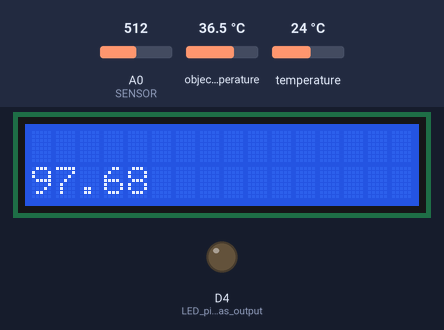
This sketch was run on a simulated ESP8266 (NodeMCU). Parts: 16×2 character LCD, output pins drawn as LEDs (lit = HIGH). The test bench sets the inputs (shaded band); at power-on: object temperature 36.5 °C, A0 (SENSOR) = 512, temperature 24 °C. WiFi joins after 1.5 s; servers stay silent unless stated; uploads are accepted with an empty reply; what the sketch prints to the serial monitor is not drawn.

Above: at 2.7 s.
2.8 s: object temperature set to 20 °C
At 9.2 s:
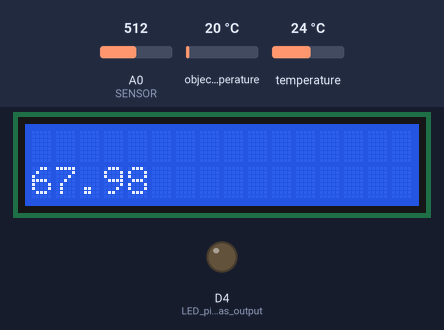
9.6 s: object temperature set to 26 °C
At 15.5 s:
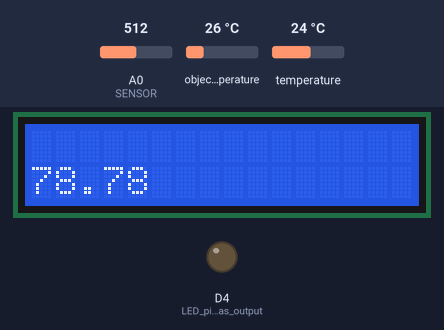
16.1 s: object temperature set to 32 °C
At 21.7 s:
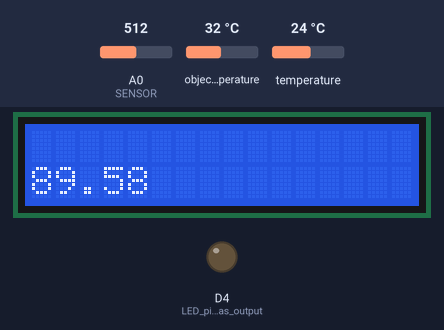
Timing chart, 0 to 23.2 s (numbered marks = the images above; inputs shaded):
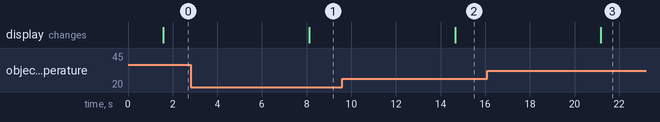

The sketch:

AD8232_and_MLX.ino
```cpp
// include the library code:
#include "LiquidCrystal.h"
#include <Wire.h>
#include <SparkFunMLX90614.h>
#include <ESP8266WiFi.h>
#include <PubSubClient.h>

#define VARIABLE_LABEL "myecg" // Assing the variable label
#define DEVICE_LABEL "esp8266" // Assig the device label

#define SENSOR A0 // Set the A0 as SENSOR


String tempp;
float myecg ;
const char* ssid     = "warrior1232";
const char* password = "123456789@";
const char* host = "healthmonitoring.tech";

IRTherm therm;

// initialize the library by associating any needed LCD interface pin
// with the arduino pin number it is connected to
const int RS = D0, EN = D3, d4 = D5, d5 = D6, d6 = D7, d7 = D8;

// if you use the NodeMCU 12E the suggested pins are
// const int RS = 4, EN = 0, d4 = 12 , d5 = 13, d6 = 15, d7 = 3;

LiquidCrystal lcd(RS, EN, d4, d5, d6, d7);
char mqttBroker[]  = "industrial.api.ubidots.com";
char payload[100];
char topic[150];
// Space to store values to send
char str_sensor[10];

/****************************************
 * Auxiliar Functions
 ****************************************/


void callback(char* topic, byte* payload, unsigned int length) {
  char p[length + 1];
  memcpy(p, payload, length);
  p[length] = NULL;
  Serial.write(payload, length);
  Serial.println(topic);
}


void setup() {

  // set up the LCD's number of columns and rows:
lcd.begin(16, 2);

Serial.begin(115200);
  Wire.begin();

   Serial.println();
  Serial.println();
  Serial.print("Connecting to ");
  Serial.println(ssid);

  WiFi.begin(ssid, password);
  while (WiFi.status() != WL_CONNECTED) {
    delay(500);
    Serial.print(".");
  }

  Serial.println("");
  Serial.println("WiFi connected");
  Serial.println("IP address: ");
  Serial.println(WiFi.localIP());
  Serial.print("Netmask: ");
  Serial.println(WiFi.subnetMask());
  Serial.print("Gateway: ");
  Serial.println(WiFi.gatewayIP());

   // Assign the pin as INPUT
  pinMode(SENSOR, INPUT);


  if (therm.begin() == false){
    Serial.println("IR thermometer did not acknowledge! Freezing!");
    //while(1);
  }
  Serial.println("IR Thermometer did acknowledge.");

  therm.setUnit(TEMP_F);


  pinMode(LED_BUILTIN, OUTPUT); // LED pin as output

}

void loop() {

  temp123();
  //delay(1000);
  getecg();

  temp_api();
  ecg_api();

}

void getecg(){

    sprintf(topic, "%s%s", "/v1.6/devices/", DEVICE_LABEL);
  sprintf(payload, "%s", ""); // Cleans the payload
  sprintf(payload, "{\"%s\":", VARIABLE_LABEL); // Adds the variable label

  myecg = analogRead(SENSOR);

  /* 4 is mininum width, 2 is precision; float value is copied onto str_sensor*/
  dtostrf(myecg, 4, 2, str_sensor);

  sprintf(payload, "%s {\"value\": %s}}", payload, str_sensor); // Adds the value
  Serial.println(myecg);

}
void ecg_api( ){
  Serial.print("connecting to ");
  Serial.println(host);

  WiFiClient client;
  const int httpPort = 80;
  if (!client.connect(host, httpPort)) {
    Serial.println("connection failed");
    return;
  }

  String url_ecg = "/authentication/ecgapi.php?ecg=" + String(myecg) ;
  Serial.print("Requesting URL: ");
  Serial.println(url_ecg);

  client.print(String("GET ") + url_ecg + " HTTP/1.1\r\n" +
               "Host: " + host + "\r\n" +
               "Connection: close\r\n\r\n");


  while(client.available()){
    String line = client.readStringUntil('\r');
    Serial.print(line);
  }

  Serial.println();
  Serial.println("closing connection");
  delay(2000);

}

void temp_api(){
  Serial.print("connecting to ");
  Serial.println(host);

  WiFiClient client;
  const int httpPort = 80;
  if (!client.connect(host, httpPort)) {
    Serial.println("connection failed");
    return;
  }

  String url_temp = "/authentication/tempapi.php?temp=" + String(tempp) ;
  Serial.print("Requesting URL: ");
  Serial.println(url_temp);

  client.print(String("GET ") + url_temp + " HTTP/1.1\r\n" +
               "Host: " + host + "\r\n" +
               "Connection: close\r\n\r\n");


  while(client.available()){
    String line = client.readStringUntil('\r');
    Serial.print(line);
  }

  Serial.println();
  Serial.println("closing connection");
  delay(2000);

}

void temp123(){

  digitalWrite(LED_BUILTIN, HIGH);


  if (therm.read()) // On success, read() will return 1, on fail 0.
  {

    tempp = String(therm.object(),2);
    Serial.print("Object: " + String(therm.object(), 2));
    Serial.println("F");
    Serial.print("Ambient: " + String(therm.ambient(), 2));
    Serial.println("F");
    Serial.println();


    lcd.setCursor(0, 1);
    // print the number of seconds since reset:
    lcd.print(String(therm.object(),2));
  }
  else
  {
     Serial.print("not able to read data");
  }
  digitalWrite(LED_BUILTIN, LOW);
}
```

Measured:
- after the input at 2.8 s, the display: changes after 5.3 s (image 1)
- after the input at 9.6 s, the display: changes after 5.0 s (image 2)
- after the input at 16.1 s, the display: changes after 5.1 s (image 3)
